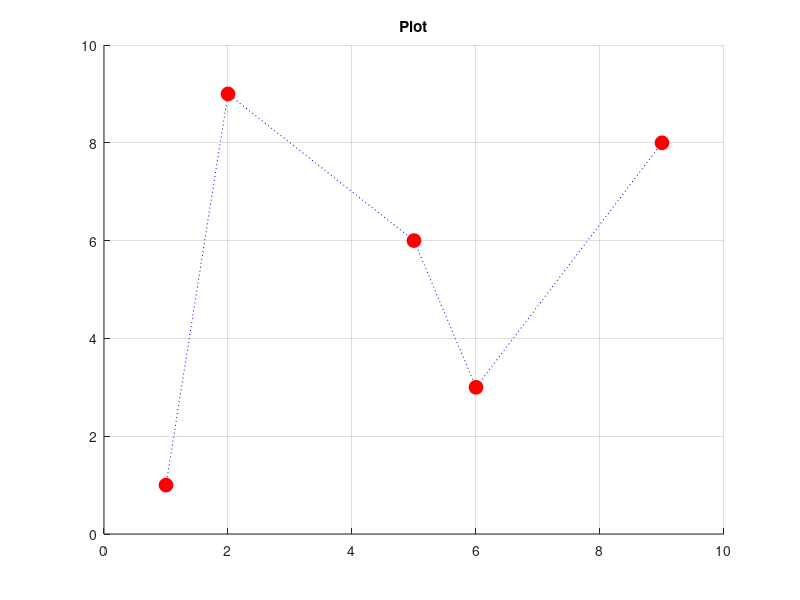

Write MATLAB code to recreate this figure.
figure;
x = [1 2 5 6 9];
y = [1 9 6 3 8];
hold on;
plot(x, y,':', 'Color', 'b');
plot(x, y,'ro', 'MarkerSize', 10, 'MarkerFaceColor', 'r');
grid on;
axis([0 10 0 10]);
title('Plot');
